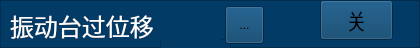
      <widget class="QFrame" name="frame_23">
       <property name="geometry">
        <rect>
         <x>0</x>
         <y>190</y>
         <width>420</width>
         <height>48</height>
        </rect>
       </property>
       <property name="styleSheet">
        <string notr="true">background-color: rgb(2, 59, 101);</string>
       </property>
       <property name="frameShape">
        <enum>QFrame::StyledPanel</enum>
       </property>
       <property name="frameShadow">
        <enum>QFrame::Raised</enum>
       </property>
       <widget class="QFrame" name="frame_25">
        <property name="geometry">
         <rect>
          <x>160</x>
          <y>39</y>
          <width>71</width>
          <height>51</height>
         </rect>
        </property>
        <property name="frameShape">
         <enum>QFrame::StyledPanel</enum>
        </property>
        <property name="frameShadow">
         <enum>QFrame::Raised</enum>
        </property>
       </widget>
       <widget class="QToolButton" name="toolButton_zdtgwy">
        <property name="geometry">
         <rect>
          <x>225</x>
          <y>6</y>
          <width>39</width>
          <height>38</height>
         </rect>
        </property>
        <property name="text">
         <string>...</string>
        </property>
        <property name="icon">
         <iconset>
          <normaloff>gct_ied_green.png</normaloff>gct_ied_green.png</iconset>
        </property>
        <property name="iconSize">
         <size>
          <width>32</width>
          <height>32</height>
         </size>
        </property>
       </widget>
       <widget class="QToolButton" name="toolButton_zdtgwychain">
        <property name="geometry">
         <rect>
          <x>320</x>
          <y>0</y>
          <width>73</width>
          <height>40</height>
         </rect>
        </property>
        <property name="font">
         <font>
          <family>微软雅黑</family>
          <pointsize>16</pointsize>
         </font>
        </property>
        <property name="text">
         <string>关</string>
        </property>
        <property name="icon">
         <iconset>
          <normaloff>yb_on.png</normaloff>yb_on.png</iconset>
        </property>
        <property name="iconSize">
         <size>
          <width>66</width>
          <height>48</height>
         </size>
        </property>
       </widget>
       <widget class="QLabel" name="label_99">
        <property name="geometry">
         <rect>
          <x>10</x>
          <y>10</y>
          <width>211</width>
          <height>31</height>
         </rect>
        </property>
        <property name="font">
         <font>
          <family>微软雅黑</family>
          <pointsize>18</pointsize>
         </font>
        </property>
        <property name="styleSheet">
         <string notr="true">color: rgb(255, 255, 255);</string>
        </property>
        <property name="text">
         <string>振动台过位移</string>
        </property>
       </widget>
      </widget>
